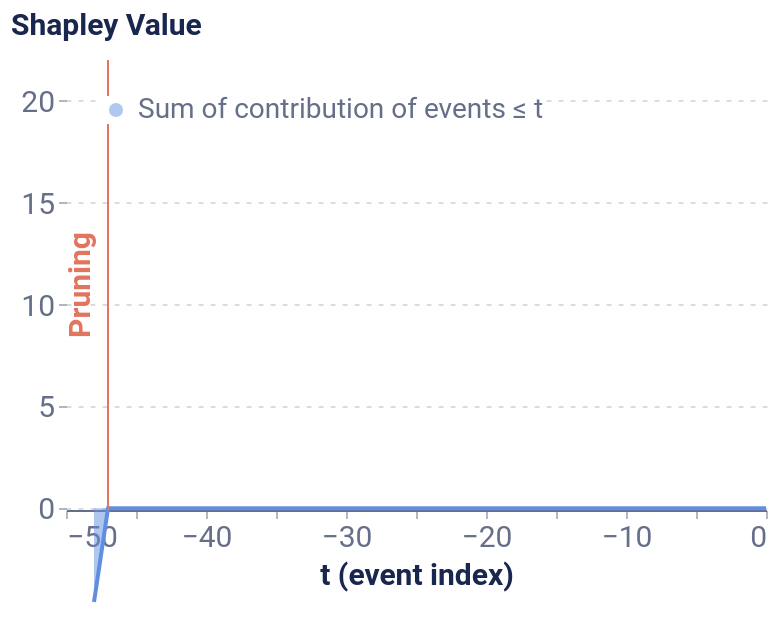

Notebook cell for this chart:
### Code cell
number_of_events_negative = negative_instance_data.shape[1]
pruning_negative_plot = plot_temp_coalition_pruning(coal_plot_negative_data, coal_prun_negative_idx, plot_limit=number_of_events_negative)
pruning_negative_plot

### Figure 1 — Vega-Lite specification as saved in the notebook (floating-point values rounded to 4 significant figures)
{"config": {"axis": {"domain": true, "domainColor": "#666F89", "grid": false, "gridCap": "round", "gridColor": "#B3B7C4", "gridDash": [2, 4], "gridWidth": 0.5, "labelColor": "#666F89", "labelFont": "Roboto, Arial, sans-serif", "labelPadding": 2, "tickColor": "#666F89", "tickOpacity": 0.5, "tickSize": 4, "titleColor": "#19274E", "titleFont": "Roboto, Arial, sans-serif", "titleFontSize": 12}, "axisBand": {"domain": true, "labelPadding": 4, "ticks": false}, "axisY": {"domain": false, "titleAlign": "left", "titleAngle": 0, "titleX": -20, "titleY": -10}, "legend": {"labelColor": "#666F89", "labelFont": "Roboto, Arial, sans-serif", "labelFontSize": 12, "symbolSize": 40, "titleColor": "#19274E", "titleFont": "Roboto, Arial, sans-serif", "titleFontSize": 12, "titlePadding": 4}, "arc": {"stroke": "#FFFFFF", "strokeWidth": 1}, "bar": {"fill": "#2770EB", "stroke": null}, "line": {"stroke": "#2770EB", "strokeWidth": 2}, "path": {"stroke": "#2770EB", "strokeWidth": 0.5}, "point": {"fill": "#2770EB", "shape": "circle", "filled": true}, "rect": {"fill": "#2770EB"}, "rule": {"stroke": "#666F89"}, "shape": {"stroke": "#2770EB"}, "text": {"color": "#19274E", "font": "Roboto, Arial, sans-serif", "fontSize": 12}, "range": {"category": ["#2770EB", "#77B98A", "#DA5252", "#FFC400", "#A87AEA", "#00A39E", "#19274E"], "diverging": ["#006360", "#2BB3AE", "#96D9D7", "#FFFFFF", "#EDAAAA", "#DA5252", "#811D1D"], "heatmap": ["#18448F", "#1B4EA5", "#2770EB", "#4C88EE", "#82ACF3", "#A6C4F7", "#E9F1FD"], "ramp": ["#18448F", "#1B4EA5", "#2770EB", "#4C88EE", "#82ACF3", "#A6C4F7", "#E9F1FD"]}, "background": "#FFFFFF", "group": {"fill": "#FFFFFF"}, "header": {"labelColor": "#19274E", "labelFont": "Roboto, Arial, sans-serif", "labelFontSize": 12, "titleColor": "#19274E", "titleFont": "Roboto, Arial, sans-serif", "titleFontSize": 16}, "title": {"anchor": "start", "color": "#19274E", "font": "Roboto, Arial, sans-serif", "fontSize": 20, "fontWeight": "bold", "offset": 20, "subtitleColor": "#19274E", "subtitleFontSize": 16}, "view": {"continuousHeight": 300, "continuousWidth": 400, "stroke": "transparent"}}, "layer": [{"mark": {"type": "area", "opacity": 0.5}, "encoding": {"color": {"field": "Coalition", "legend": {"fillColor": "white", "labelFontSize": 14, "labelLimit": 0, "orient": "top-left", "symbolSize": 50, "symbolStrokeWidth": 0, "title": null}, "scale": {"domain": ["Sum of contribution of events ≤ t"], "range": ["#618FE0"]}, "type": "nominal"}, "x": {"axis": {"labelFontSize": 15, "title": "t (event index)", "titleFontSize": 15}, "field": "t (event index)", "type": "quantitative"}, "y": {"axis": {"grid": true, "labelFontSize": 15, "titleFontSize": 15, "titleX": -28}, "field": "Shapley Value", "scale": {"domain": [-0.08, 22]}, "type": "quantitative"}}}, {"mark": "line", "encoding": {"color": {"field": "Coalition", "legend": {"fillColor": "white", "labelFontSize": 14, "labelLimit": 0, "orient": "top-left", "symbolSize": 50, "symbolStrokeWidth": 0, "title": null}, "scale": {"domain": ["Sum of contribution of events ≤ t"], "range": ["#618FE0"]}, "type": "nominal"}, "x": {"axis": {"labelFontSize": 15, "title": "t (event index)", "titleFontSize": 15}, "field": "t (event index)", "type": "quantitative"}, "y": {"axis": {"grid": true, "labelFontSize": 15, "titleFontSize": 15, "titleX": -28}, "field": "Shapley Value", "scale": {"domain": [-0.08, 22]}, "type": "quantitative"}}}, {"data": {"name": "data-e5db9aeaf222c9f8c063829e8027d2f6"}, "mark": {"type": "rule", "color": "#E17560"}, "encoding": {"x": {"field": "x", "type": "quantitative"}}}, {"data": {"name": "data-53627d0c733ae4224e89414c249021ca"}, "mark": {"type": "text", "angle": 270, "color": "#E17560", "fontSize": 15, "fontWeight": "bold", "text": "Pruning"}, "encoding": {"x": {"field": "x", "type": "quantitative"}}}], "data": {"name": "data-fa0539ba7a99246dfb863a1feaa64afe"}, "height": 225, "width": 350, "$schema": "https://vega.github.io/schema/vega-lite/v4.17.0.json", "datasets": {"data-fa0539ba7a99246dfb863a1feaa64afe": [{"Coalition": "Sum of contribution of events > t", "t (event index)": 0, "Shapley Value": -4.591}, {"Coalition": "Sum of contribution of events ≤ t", "t (event index)": 0, "Shapley Value": 0.0}, {"Coalition": "Sum of contribution of events > t", "t (event index)": -1, "Shapley Value": -4.572}, {"Coalition": "Sum of contribution of events ≤ t", "t (event index)": -1, "Shapley Value": 0.0}, {"Coalition": "Sum of contribution of events > t", "t (event index)": -2, "Shapley Value": -4.554}, {"Coalition": "Sum of contribution of events ≤ t", "t (event index)": -2, "Shapley Value": 0.0}, {"Coalition": "Sum of contribution of events > t", "t (event index)": -3, "Shapley Value": -4.529}, {"Coalition": "Sum of contribution of events ≤ t", "t (event index)": -3, "Shapley Value": 0.0}, {"Coalition": "Sum of contribution of events > t", "t (event index)": -4, "Shapley Value": -4.495}, {"Coalition": "Sum of contribution of events ≤ t", "t (event index)": -4, "Shapley Value": 0.0}, {"Coalition": "Sum of contribution of events > t", "t (event index)": -5, "Shapley Value": -4.454}, {"Coalition": "Sum of contribution of events ≤ t", "t (event index)": -5, "Shapley Value": 0.0}, {"Coalition": "Sum of contribution of events > t", "t (event index)": -6, "Shapley Value": -4.406}, {"Coalition": "Sum of contribution of events ≤ t", "t (event index)": -6, "Shapley Value": 0.0}, {"Coalition": "Sum of contribution of events > t", "t (event index)": -7, "Shapley Value": -4.352}, {"Coalition": "Sum of contribution of events ≤ t", "t (event index)": -7, "Shapley Value": 0.0}, {"Coalition": "Sum of contribution of events > t", "t (event index)": -8, "Shapley Value": -4.288}, {"Coalition": "Sum of contribution of events ≤ t", "t (event index)": -8, "Shapley Value": 0.0}, {"Coalition": "Sum of contribution of events > t", "t (event index)": -9, "Shapley Value": -4.215}, {"Coalition": "Sum of contribution of events ≤ t", "t (event index)": -9, "Shapley Value": 0.0}, {"Coalition": "Sum of contribution of events > t", "t (event index)": -10, "Shapley Value": -4.137}, {"Coalition": "Sum of contribution of events ≤ t", "t (event index)": -10, "Shapley Value": 0.0}, {"Coalition": "Sum of contribution of events > t", "t (event index)": -11, "Shapley Value": -4.052}, {"Coalition": "Sum of contribution of events ≤ t", "t (event index)": -11, "Shapley Value": 0.0}, {"Coalition": "Sum of contribution of events > t", "t (event index)": -12, "Shapley Value": -3.961}, {"Coalition": "Sum of contribution of events ≤ t", "t (event index)": -12, "Shapley Value": 0.0}, {"Coalition": "Sum of contribution of events > t", "t (event index)": -13, "Shapley Value": -3.863}, {"Coalition": "Sum of contribution of events ≤ t", "t (event index)": -13, "Shapley Value": 0.0}, {"Coalition": "Sum of contribution of events > t", "t (event index)": -14, "Shapley Value": -3.761}, {"Coalition": "Sum of contribution of events ≤ t", "t (event index)": -14, "Shapley Value": 0.0}, {"Coalition": "Sum of contribution of events > t", "t (event index)": -15, "Shapley Value": -3.652}, {"Coalition": "Sum of contribution of events ≤ t", "t (event index)": -15, "Shapley Value": 0.0}, {"Coalition": "Sum of contribution of events > t", "t (event index)": -16, "Shapley Value": -3.538}, {"Coalition": "Sum of contribution of events ≤ t", "t (event index)": -16, "Shapley Value": 0.0}, {"Coalition": "Sum of contribution of events > t", "t (event index)": -17, "Shapley Value": -3.42}, {"Coalition": "Sum of contribution of events ≤ t", "t (event index)": -17, "Shapley Value": 0.0}, {"Coalition": "Sum of contribution of events > t", "t (event index)": -18, "Shapley Value": -3.297}, {"Coalition": "Sum of contribution of events ≤ t", "t (event index)": -18, "Shapley Value": 0.0}, {"Coalition": "Sum of contribution of events > t", "t (event index)": -19, "Shapley Value": -3.168}, {"Coalition": "Sum of contribution of events ≤ t", "t (event index)": -19, "Shapley Value": 0.0}, {"Coalition": "Sum of contribution of events > t", "t (event index)": -20, "Shapley Value": -3.065}, {"Coalition": "Sum of contribution of events ≤ t", "t (event index)": -20, "Shapley Value": 0.0}, {"Coalition": "Sum of contribution of events > t", "t (event index)": -21, "Shapley Value": -2.96}, {"Coalition": "Sum of contribution of events ≤ t", "t (event index)": -21, "Shapley Value": 0.0}, {"Coalition": "Sum of contribution of events > t", "t (event index)": -22, "Shapley Value": -2.816}, {"Coalition": "Sum of contribution of events ≤ t", "t (event index)": -22, "Shapley Value": 0.0}, {"Coalition": "Sum of contribution of events > t", "t (event index)": -23, "Shapley Value": -2.673}, {"Coalition": "Sum of contribution of events ≤ t", "t (event index)": -23, "Shapley Value": 0.0}, {"Coalition": "Sum of contribution of events > t", "t (event index)": -24, "Shapley Value": -2.665}, {"Coalition": "Sum of contribution of events ≤ t", "t (event index)": -24, "Shapley Value": 0.0}, {"Coalition": "Sum of contribution of events > t", "t (event index)": -25, "Shapley Value": -2.477}, {"Coalition": "Sum of contribution of events ≤ t", "t (event index)": -25, "Shapley Value": 0.0}, {"Coalition": "Sum of contribution of events > t", "t (event index)": -26, "Shapley Value": -2.289}, {"Coalition": "Sum of contribution of events ≤ t", "t (event index)": -26, "Shapley Value": 0.0}, {"Coalition": "Sum of contribution of events > t", "t (event index)": -27, "Shapley Value": -2.099}, {"Coalition": "Sum of contribution of events ≤ t", "t (event index)": -27, "Shapley Value": 0.0}, {"Coalition": "Sum of contribution of events > t", "t (event index)": -28, "Shapley Value": -1.945}, {"Coalition": "Sum of contribution of events ≤ t", "t (event index)": -28, "Shapley Value": 0.0}, {"Coalition": "Sum of contribution of events > t", "t (event index)": -29, "Shapley Value": -1.811}, {"Coalition": "Sum of contribution of events ≤ t", "t (event index)": -29, "Shapley Value": 0.0}, {"Coalition": "Sum of contribution of events > t", "t (event index)": -30, "Shapley Value": -1.699}, {"Coalition": "Sum of contribution of events ≤ t", "t (event index)": -30, "Shapley Value": 0.0}, {"Coalition": "Sum of contribution of events > t", "t (event index)": -31, "Shapley Value": -1.581}, {"Coalition": "Sum of contribution of events ≤ t", "t (event index)": -31, "Shapley Value": 0.0}, {"Coalition": "Sum of contribution of events > t", "t (event index)": -32, "Shapley Value": -1.477}, {"Coalition": "Sum of contribution of events ≤ t", "t (event index)": -32, "Shapley Value": 0.0}, {"Coalition": "Sum of contribution of events > t", "t (event index)": -33, "Shapley Value": -1.367}, {"Coalition": "Sum of contribution of events ≤ t", "t (event index)": -33, "Shapley Value": 0.0}, {"Coalition": "Sum of contribution of events > t", "t (event index)": -34, "Shapley Value": -1.331}, {"Coalition": "Sum of contribution of events ≤ t", "t (event index)": -34, "Shapley Value": 0.0}, {"Coalition": "Sum of contribution of events > t", "t (event index)": -35, "Shapley Value": -1.278}, {"Coalition": "Sum of contribution of events ≤ t", "t (event index)": -35, "Shapley Value": 0.0}, {"Coalition": "Sum of contribution of events > t", "t (event index)": -36, "Shapley Value": -1.116}, {"Coalition": "Sum of contribution of events ≤ t", "t (event index)": -36, "Shapley Value": 0.0}, {"Coalition": "Sum of contribution of events > t", "t (event index)": -37, "Shapley Value": -0.9663}, {"Coalition": "Sum of contribution of events ≤ t", "t (event index)": -37, "Shapley Value": 0.0}, {"Coalition": "Sum of contribution of events > t", "t (event index)": -38, "Shapley Value": -0.84}, {"Coalition": "Sum of contribution of events ≤ t", "t (event index)": -38, "Shapley Value": 0.0}, {"Coalition": "Sum of contribution of events > t", "t (event index)": -39, "Shapley Value": -0.7399}, {"Coalition": "Sum of contribution of events ≤ t", "t (event index)": -39, "Shapley Value": 0.0}, {"Coalition": "Sum of contribution of events > t", "t (event index)": -40, "Shapley Value": -0.6563}, {"Coalition": "Sum of contribution of events ≤ t", "t (event index)": -40, "Shapley Value": 0.0}, {"Coalition": "Sum of contribution of events > t", "t (event index)": -41, "Shapley Value": -0.5804}, {"Coalition": "Sum of contribution of events ≤ t", "t (event index)": -41, "Shapley Value": 0.0}, {"Coalition": "Sum of contribution of events > t", "t (event index)": -42, "Shapley Value": -0.5272}, {"Coalition": "Sum of contribution of events ≤ t", "t (event index)": -42, "Shapley Value": 0.0}, {"Coalition": "Sum of contribution of events > t", "t (event index)": -43, "Shapley Value": -0.4817}, {"Coalition": "Sum of contribution of events ≤ t", "t (event index)": -43, "Shapley Value": 0.0}, {"Coalition": "Sum of contribution of events > t", "t (event index)": -44, "Shapley Value": -0.4139}, {"Coalition": "Sum of contribution of events ≤ t", "t (event index)": -44, "Shapley Value": 0.0}, {"Coalition": "Sum of contribution of events > t", "t (event index)": -45, "Shapley Value": -0.3255}, {"Coalition": "Sum of contribution of events ≤ t", "t (event index)": -45, "Shapley Value": 0.0}, {"Coalition": "Sum of contribution of events > t", "t (event index)": -46, "Shapley Value": -0.2195}, {"Coalition": "Sum of contribution of events ≤ t", "t (event index)": -46, "Shapley Value": 0.0}, {"Coalition": "Sum of contribution of events > t", "t (event index)": -47, "Shapley Value": -0.1083}, {"Coalition": "Sum of contribution of events ≤ t", "t (event index)": -47, "Shapley Value": 0.0}, {"Coalition": "Sum of contribution of events > t", "t (event index)": -48, "Shapley Value": 0.0}, {"Coalition": "Sum of contribution of events ≤ t", "t (event index)": -48, "Shapley Value": -4.591}], "data-e5db9aeaf222c9f8c063829e8027d2f6": [{"x": -47}], "data-53627d0c733ae4224e89414c249021ca": [{"x": -49}]}}
